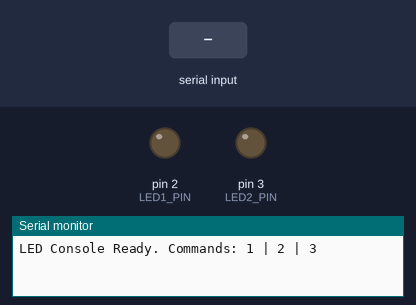
Bench run of a sketch on a simulated Arduino Uno, built with avr-gcc and run on an emulated ATmega328P. Parts: output pins drawn as LEDs (lit = HIGH), the last lines printed to the serial monitor. Dashed ring = blinking. The test bench sets the inputs (shaded band).

Above: at 1.2 s.
1.3 s: "1" received over Serial
At 1.4 s:
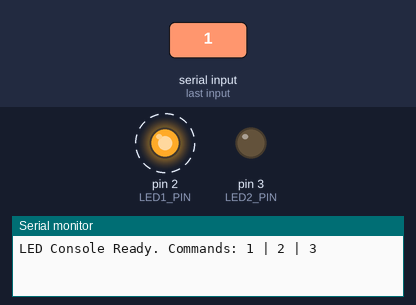
4.3 s: "3" received over Serial
At 4.4 s:
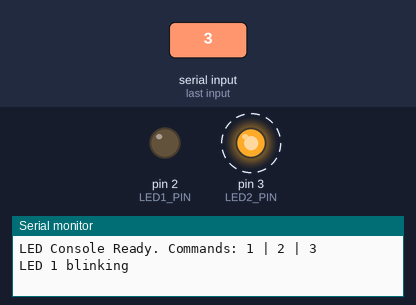
Timing chart, 0 to 8.0 s (numbered marks = the images above; inputs shaded):
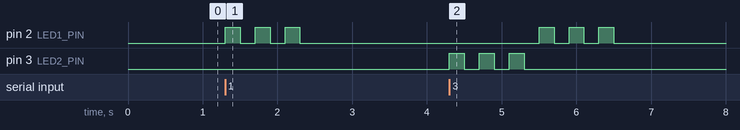

Measured:
- after the input at 1.3 s, pin 2 (LED1_PIN): alternates HIGH for 0.20 s and LOW for 0.20 s, 6 changes in all, then stays LOW, starting at once
- after the input at 4.3 s, pin 2 (LED1_PIN): alternates HIGH for 0.20 s and LOW for 0.20 s, 6 changes in all, then stays LOW, starting after 1.2 s; pin 3 (LED2_PIN): alternates HIGH for 0.20 s and LOW for 0.20 s, 6 changes in all, then stays LOW, starting at once

The sketch:

sketch_aug18c.ino
```cpp
/*
  Week 2 - Activity: Serial Controlled Blinking LEDs

  Learning objectives:
  - Read a single serial command using Serial.available() and Serial.read()
  - Write separate functions for different actions and call them by name
  - Control 2 external LEDs based on serial commands

  Commands to implement:
  - '1' = LED 1 blinks 3 times
  - '2' = LED 2 blinks 3 times
  - '3' = Both LEDs blink together, 3 times

  Instructions:
  - 2 external LEDs are connected to pins 2 and 3
  - Uncomment lines in setup() and fill in the blanks marked with _______
*/

////////////////////////////////////////////////////////////////////////////////
                              //CODE STARTS


// ================= PIN DEFINITIONS =================
#define LED1_PIN  2
#define LED2_PIN  3

// ================= FUNCTION: blinkLed1 =================
// blinks LED 1 three times
void blinkLed1() {
  for (int i = 0; i < 3; i++) {
    digitalWrite(LED1_PIN, HIGH);
    delay(200);
    digitalWrite(LED1_PIN, LOW);
    delay(200);
  }
}

// ================= FUNCTION: blinkLed2 =================
// blinks LED 2 three times
void blinkLed2() {
  for (int i = 0; i < 3; i++) {
    digitalWrite(LED2_PIN, HIGH);
    delay(200);
    digitalWrite(LED2_PIN, LOW);
    delay(200);
  }
}

// ================= FUNCTION: blinkBoth =================
// TODO: Write this function yourself from scratch.
// It should blink both LEDs together, three times.
// Use blinkLed1() and blinkLed2() above as your reference for the pattern.
void blinkBoth(){
  for (int i = 0; i < 3; i++) {
    digitalWrite(LED2_PIN, HIGH);
    delay(200);
    digitalWrite(LED2_PIN, LOW);
    delay(200);
  }
   for (int i = 0; i < 3; i++) {
    digitalWrite(LED1_PIN, HIGH);
    delay(200);
    digitalWrite(LED1_PIN, LOW);
    delay(200);
  }


}

// ================= SETUP =================
void setup() {
  Serial.begin(9600);

  // set both LED pins as digital outputs - uncomment and fill in the pin names
  pinMode(2, OUTPUT);    // LED1
  pinMode(3, OUTPUT);    // LED2

  Serial.println("LED Console Ready. Commands: 1 | 2 | 3 ");
}

// ================= LOOP =================
void loop() {
  if (Serial.available() > 0) {
    char command = Serial.read();

    // '1' - blink LED1 three times
    if (command == '1') {
      blinkLed1();    // call blinkLed1
      Serial.println("LED 1 blinking");
    }

    // '2' - blink LED2 three times
    else if (command == '2') {
      blinkLed2();    // call blinkLed2
      Serial.println("LED 2 blinking");
    }

    // '3' - blink both LEDs together
    else if (command == '3') {
      blinkBoth();    // call blinkBoth
      Serial.println("Both LEDs blinking");
    }
  }
}
```
